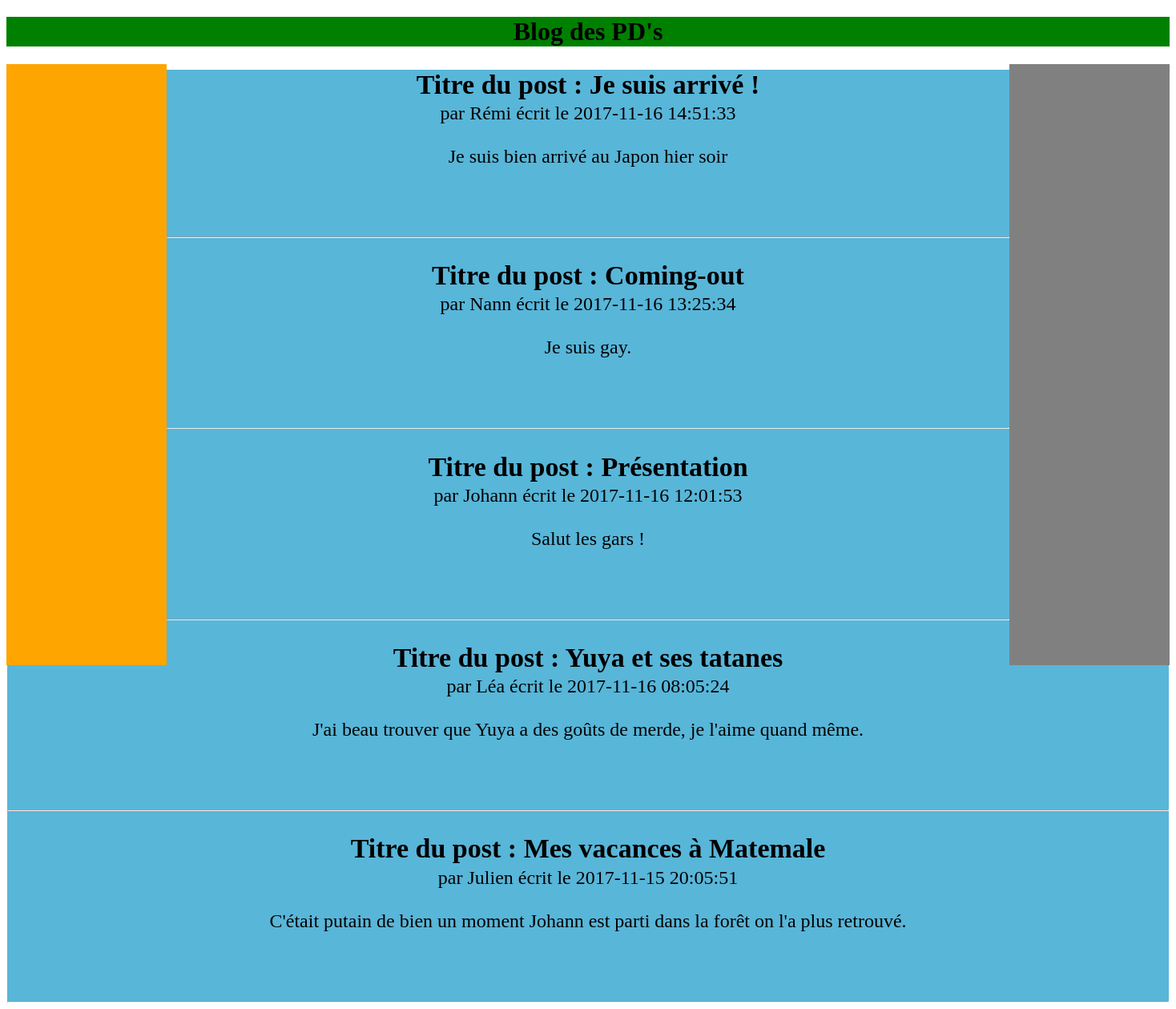
The page / on the database its author committed.
### tables this page shows
CREATE TABLE IF NOT EXISTS `article` (
  `id` int(11) NOT NULL AUTO_INCREMENT,
  `titre` varchar(255) NOT NULL,
  `auteur` varchar(255) NOT NULL,
  `date` datetime NOT NULL,
  `contenu` text NOT NULL,
  PRIMARY KEY (`id`)
);

### index.php (the view, shortened to what this page needs)
<!DOCTYPE html>
<html>
	<head>
		<link rel="stylesheet" href="css/style.css"/>
	</head>
	<body>
		<h1>Blog des PD's</h1>
		<div id="blocgauche"></div>
		<div id="blocdroite"></div>
		<div id="center">
		<?php
			$servername = "localhost";
			$username = "root";
			$password = "";
			$dbname = "blog";
			$connect = new mysqli($servername, $username, $password, $dbname);
			$connect->query("SET NAMES UTF8");
			$sql = "SELECT titre, auteur, date, contenu FROM article ORDER BY date DESC";
			$result = $connect->query($sql);
			if($result->num_rows > 0) {
				while($row = $result->fetch_assoc()) {
					echo "<div id=article>";
					echo "<h2>Titre du post : ". $row["titre"] . "</h2><p>" . "par " . $row["auteur"] . " écrit le " . $row["date"] . "<br><br>" . $row["contenu"] . "</p><br><br><br>";
					echo "<HR></div>";
				}
			}
			else {
				echo "Aucun article n'a été écris !";
			}
		?>
		</div>
	</body>
</html>

### css/style.css (style rules this page uses)
h1 { text-align: center; background-color: green; }
#blocgauche { float:left; width:200px; height:750px; background-color: orange; }
#center { background-color: #58B6D9; margin: 0 auto; width:1450px; }
h2 { font-size:34px; }
#article { text-align: center; }
p { margin-top:-25px; font-size:24px; }
#blocdroite { float:right; background-color:grey; width:200px; height:750px; }

### rows shown on the page
article: titre "Je suis arrivé !", auteur "Rémi", date "2017-11-16 14:51:33", contenu "Je suis bien arrivé au Japon hier soir"
article: titre "Coming-out", auteur "Nann", date "2017-11-16 13:25:34", contenu "Je suis gay."
article: titre "Présentation", auteur "Johann", date "2017-11-16 12:01:53", contenu "Salut les gars !"
article: titre "Yuya et ses tatanes", auteur "Léa", date "2017-11-16 08:05:24", contenu "J'ai beau trouver que Yuya a des goûts de merde, je l'aime quand même."
article: titre "Mes vacances à Matemale", auteur "Julien", date "2017-11-15 20:05:51", contenu "C'était putain de bien un moment Johann est parti dans la forêt on l'a plus retrouvé."
